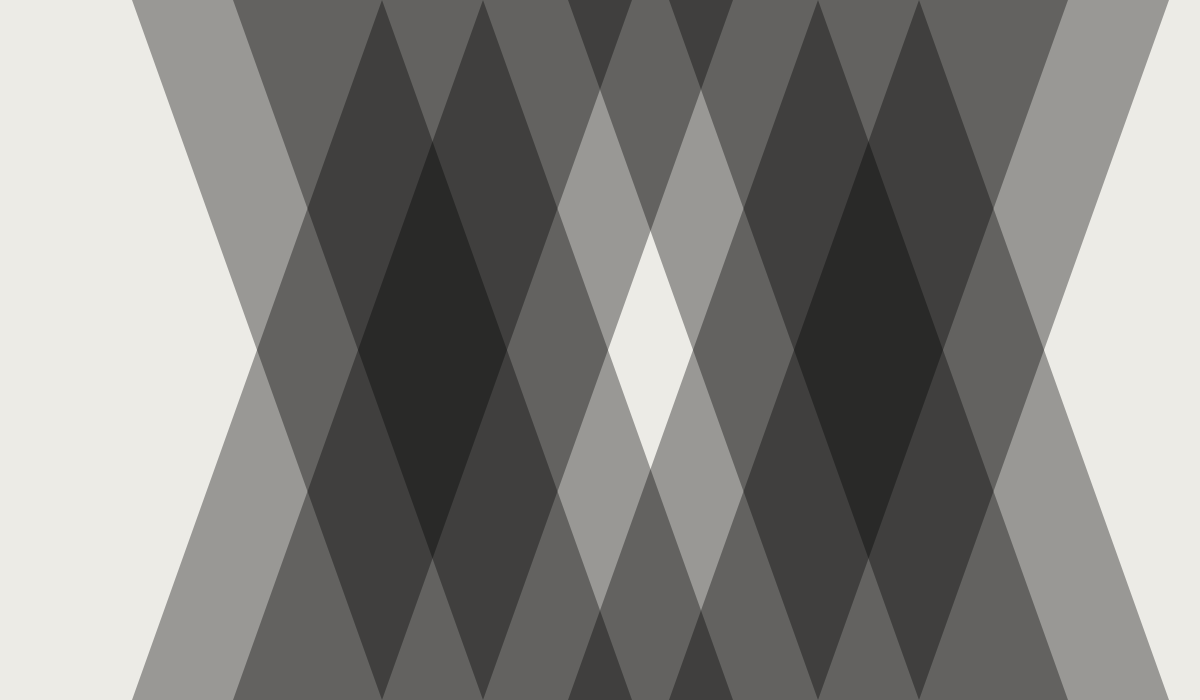
Frame 1 (no input)
Frame 60 (the mouse pressed at the canvas centre just before this capture): identical to frame 1, image omitted
Frame 120 (the mouse held since frame 60 and released just before this capture): identical to frame 1, image omitted

The Processing sketch that drew this single still picture (run headless with seeded random() and noise(); from frame 60 on, the mouse is pressed at the canvas centre):

// Processing sketch: triangles_random_1
// ── triangles_random_1.pde
void setup(){
  size(1200,700);
  background(236,235,230);
  
  fill(0, 90);
  noStroke();

  int midpoint = 250;
  int endpoint = 500;
  
  int translate1 = int(random(100,150));
  int translate2 = int(random(50,250));
  int translate3 = int(random(50,350));

  pushMatrix();
  
  //top triangles
  translate(translate1,0);
  triangle(0,0,midpoint,height,endpoint,0);
  translate(translate2,0);
  triangle(0,0,midpoint,height,endpoint,0);

  translate(translate3,0);
  triangle(0,0,midpoint,height,endpoint,0);
  translate(translate2,0);
  triangle(0,0,midpoint,height,endpoint,0);
  popMatrix();


  pushMatrix();
  translate(translate1,0);    
  //bottom triangles
  triangle(0,height, midpoint, 0, endpoint, height);
  translate(translate2,0);
  triangle(0,height, midpoint, 0, endpoint, height);


  translate(translate3,0);
  triangle(0,height, midpoint, 0, endpoint, height);
  translate(translate2,0);
  triangle(0,height, midpoint, 0, endpoint, height);

 
  popMatrix();
  }  

void draw() {


}
